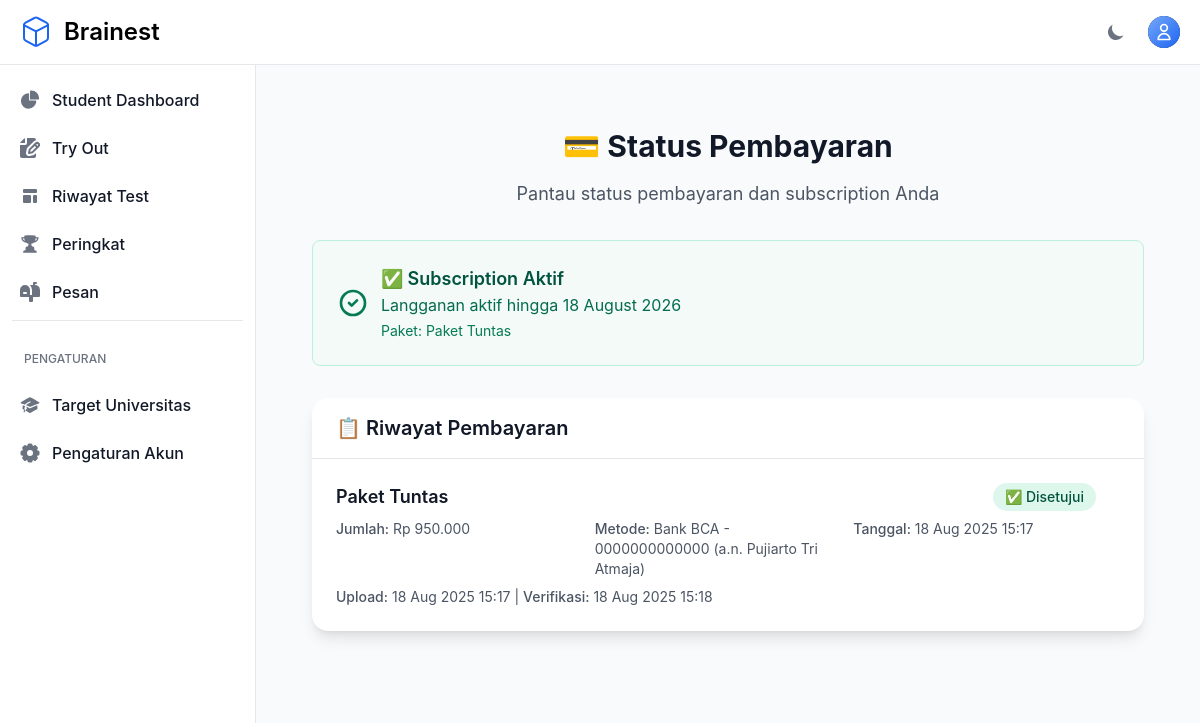
The app's page /subscription/payment-status/ (signed in) with its own data.
### otosapp/models.py (models this page shows, shortened)
class SubscriptionPackage(models.Model):
    name = models.CharField(max_length=100, verbose_name="Nama Paket")
    description = models.TextField(verbose_name="Deskripsi Paket")
    features = models.TextField(help_text="Fitur-fitur yang tersedia (satu per baris)", verbose_name="Fitur")
    price = models.DecimalField(max_digits=10, decimal_places=2, verbose_name="Harga")
    duration_days = models.IntegerField(verbose_name="Durasi (hari)")
    is_active = models.BooleanField(default=True, verbose_name="Aktif")
    created_at = models.DateTimeField(auto_now_add=True)
    updated_at = models.DateTimeField(auto_now=True)
    access_level = models.CharField(
        max_length=20,
        choices=AccessLevel.choices,
        default=AccessLevel.SILVER,
        help_text="Tentukan tier akses yang diberikan paket ini"
    )
    is_featured = models.BooleanField(default=False, verbose_name="Paket Unggulan")
    class Meta:
        verbose_name = "Paket Berlangganan"
        verbose_name_plural = "Paket Berlangganan"
        ordering = ['price']

class PaymentProof(models.Model):
    STATUS_CHOICES = [
        ('pending', 'Menunggu Verifikasi'),
        ('approved', 'Disetujui'),
        ('rejected', 'Ditolak'),
    ]
    user = models.ForeignKey(User, on_delete=models.CASCADE, related_name='payment_proofs')
    package = models.ForeignKey(SubscriptionPackage, on_delete=models.CASCADE)
    proof_image = models.ImageField(upload_to='payment_proofs/', verbose_name="Bukti Pembayaran", storage=get_storage, max_length=500)
    payment_method = models.CharField(max_length=100, verbose_name="Metode Pembayaran")
    payment_date = models.DateTimeField(verbose_name="Tanggal Pembayaran")
    amount_paid = models.DecimalField(max_digits=10, decimal_places=2, verbose_name="Jumlah Bayar")
    notes = models.TextField(blank=True, null=True, verbose_name="Catatan")
    status = models.CharField(max_length=20, choices=STATUS_CHOICES, default='pending')
    verified_by = models.ForeignKey(User, on_delete=models.SET_NULL, null=True, blank=True,
                                  related_name='verified_payments', verbose_name="Diverifikasi oleh")
    verified_at = models.DateTimeField(null=True, blank=True)
    admin_notes = models.TextField(blank=True, null=True, verbose_name="Catatan Admin")
    created_at = models.DateTimeField(auto_now_add=True)
    updated_at = models.DateTimeField(auto_now=True)
    class Meta:
        verbose_name = "Bukti Pembayaran"
        verbose_name_plural = "Bukti Pembayaran"
        ordering = ['-created_at']

### otosapp/views.py (the view)
# urls.py: path('subscription/payment-status/', views.payment_status, name='payment_status'),
@login_required
def payment_status(request):
    payments = PaymentProof.objects.filter(user=request.user).order_by('-created_at')
    context = {
        'payments': payments,
        'subscription_status': request.user.get_subscription_status(),
    }
    return render(request, 'subscription/payment_status.html', context)

### otosapp/models.py (called while the page is built)
    def is_admin(self):
        return self.role and self.role.role_name == 'Admin'

    def is_expired(self):
        from django.utils import timezone
        return timezone.now() > self.end_date

    def days_remaining(self):
        from django.utils import timezone
        if self.is_expired():
            return 0
        delta = self.end_date - timezone.now()
        return delta.days

### otosapp/templatetags/custom_filters.py (called while the page is built)
@register.filter
def format_idr(value):
    if value in (None, ''):
        return '0'
    try:
        if isinstance(value, str):
            digits_only = ''.join(ch for ch in value if ch.isdigit())
            if not digits_only:
                return value
            amount = Decimal(digits_only)
        else:
            amount = Decimal(str(value))
    except (InvalidOperation, ValueError):
        return value
    integer_part = int(amount)
    return f"{integer_part:,}".replace(',', '.')

### otosapp/templates/subscription/payment_status.html (shortened to what this page needs)
{% extends 'base.html' %}
{% load media_helpers %}
{% load custom_filters %}
{% block content %}
<div class="max-w-6xl mx-auto px-4 sm:px-6 lg:px-8 py-8">
    <div class="text-center mb-8">
        <h1 class="text-3xl font-bold text-gray-900 dark:text-white mb-4">
            💳 Status Pembayaran
        </h1>
        <p class="text-lg text-gray-600 dark:text-gray-400">
            Pantau status pembayaran dan subscription Anda
        </p>
    </div>
    <div class="mb-8">
        {% if subscription_status.status == 'active' %}
        <div class="bg-green-50 border border-green-200 rounded-lg p-6 dark:bg-green-900/20 dark:border-green-800">
            <div class="flex items-center">
                <div class="flex-shrink-0">
                    <svg class="w-8 h-8 text-green-600 dark:text-green-400" fill="none" stroke="currentColor" viewBox="0 0 24 24">
                        <path stroke-linecap="round" stroke-linejoin="round" stroke-width="2" d="M9 12l2 2 4-4m6 2a9 9 0 11-18 0 9 9 0 0118 0z"/>
                    </svg>
                </div>
                <div class="ml-3">
                    <h3 class="text-lg font-semibold text-green-800 dark:text-green-200">✅ Subscription Aktif</h3>
                    <p class="text-green-700 dark:text-green-300">{{ subscription_status.message }}</p>
                    <p class="text-sm text-green-600 dark:text-green-400 mt-1">Paket: {{ subscription_status.package.name }}</p>
                </div>
            </div>
        </div>
        {% endif %}
    </div>
    <div class="bg-white dark:bg-gray-800 rounded-2xl shadow-lg">
        <div class="px-6 py-4 border-b border-gray-200 dark:border-gray-700">
            <h3 class="text-xl font-semibold text-gray-900 dark:text-white">📋 Riwayat Pembayaran</h3>
        </div>
        {% if payments %}
        <div class="divide-y divide-gray-200 dark:divide-gray-700">
            {% for payment in payments %}
            <div class="p-6">
                <div class="flex items-center justify-between">
                    <div class="flex-1">
                        <div class="flex items-center justify-between mb-2">
                            <h4 class="text-lg font-semibold text-gray-900 dark:text-white">{{ payment.package.name }}</h4>
                            <span class="inline-flex items-center px-3 py-1 rounded-full text-sm font-medium
                                {% if payment.status == 'approved' %}bg-green-100 text-green-800 dark:bg-green-900 dark:text-green-200
                                {% elif payment.status == 'rejected' %}bg-red-100 text-red-800 dark:bg-red-900 dark:text-red-200
                                {% else %}bg-yellow-100 text-yellow-800 dark:bg-yellow-900 dark:text-yellow-200{% endif %}">
                                {% if payment.status == 'approved' %}✅ Disetujui
                                {% elif payment.status == 'rejected' %}❌ Ditolak
                                {% else %}⏳ Menunggu Verifikasi{% endif %}
                            </span>
                        </div>
                        <div class="grid grid-cols-1 md:grid-cols-3 gap-4 text-sm text-gray-600 dark:text-gray-400">
                            <div>
                                <span class="font-medium">Jumlah:</span> Rp {{ payment.amount_paid|format_idr }}
                            </div>
                            <div>
                                <span class="font-medium">Metode:</span> {{ payment.payment_method }}
                            </div>
                            <div>
                                <span class="font-medium">Tanggal:</span> {{ payment.payment_date|date:"d M Y H:i" }}
                            </div>
                        </div>
                        <div class="mt-2 text-sm text-gray-600 dark:text-gray-400">
                            <span class="font-medium">Upload:</span> {{ payment.created_at|date:"d M Y H:i" }}
                            {% if payment.verified_at %}
                            | <span class="font-medium">Verifikasi:</span> {{ payment.verified_at|date:"d M Y H:i" }}
                            {% endif %}
                        </div>
                    </div>
                </div>
            </div>
            {% endfor %}
        </div>
        {% endif %}
    </div>
</div>
{% endblock %}

### records on screen
SubscriptionPackage: package.name "Paket Tuntas"
PaymentProof: package.name "Paket Tuntas", status "✅ Disetujui", amount_paid "950.000", payment_method "Bank BCA - 0000000000000 (a.n. Pujiarto Tri Atmaja)", payment_date "18 Aug 2025 15:17", created_at "18 Aug 2025 15:17", verified_at "18 Aug 2025 15:18"

### other values on screen
{{ subscription_status.message }} "Langganan aktif hingga 18 August 2026"
